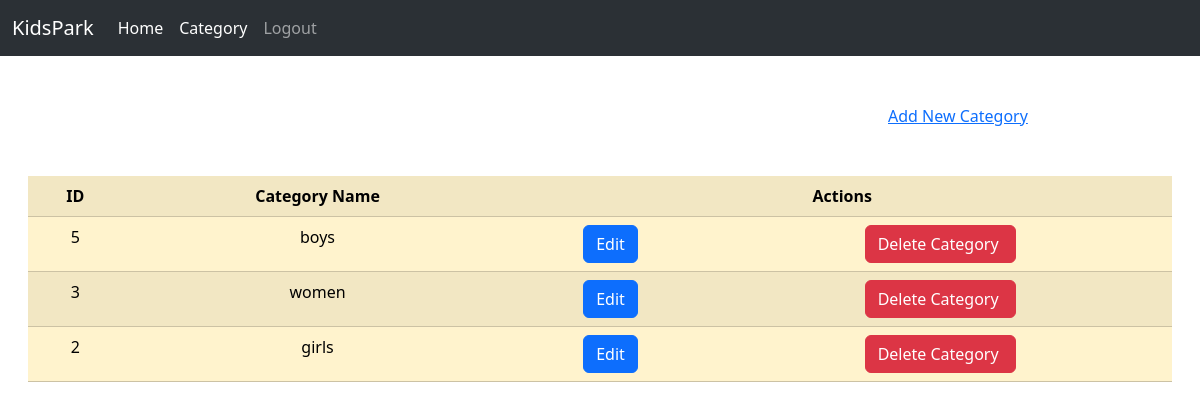
/siteadmin/categorylist/ (signed in), run on the app's committed database.
### home/models.py (models this page shows, shortened)
class Category(models.Model):
    name = models.CharField(max_length = 100)

### adminpanel/views.py (the view)
# urls.py: path('categorylist/', category_list, name='category_list'),
@login_required(login_url='/404/')
def category_list(request):
    categories = Category.objects.all().order_by('-id')
    return render(request, 'adminpanel/category_list.html', {'categories': categories})

### adminpanel/templates/adminpanel/category_list.html (shortened to what this page needs)
{% extends 'adminpanel/admin_base.html' %}
{% block content %}
<div class="row m-5">
    <div class="col-9"></div>
    <div class="col-3"><a href="{% url 'add_category' %}">Add New Category</a></div>
</div>
<div class="row m-3">
    <div class="col-12 text-center">
        <table class="table table-warning table-striped">
            <tr>
                <th>ID</th>
                <th>Category Name</th>
                <th colspan="2"> Actions</th>
            </tr>
            {% for category in categories %}
            <tr>
                <td><label>{{ category.id }}</label></td>
                <td><label>{{ category.name }}</label></td>
                <td><a href="{% url 'edit_category' category.id %}" class="btn btn-primary">Edit</a></td>
                <td>
                    <form method="post" action="{% url 'delete_category' category.id %}">
                        <input type="submit" value="Delete Category " class="btn btn-danger"/>
                    </form>
                </td>
            </tr>
            {% endfor %}
        </table>
    </div>
</div>
{% endblock %}

### data on the page
Category: id "5", name "boys"
Category: id "3", name "women"
Category: id "2", name "girls"
